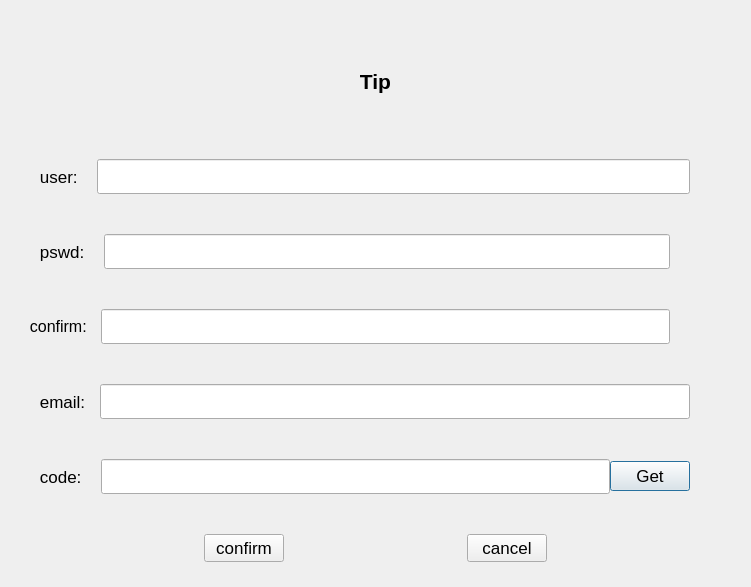
<?xml version="1.0" encoding="UTF-8"?>
<ui version="4.0">
 <class>RegisterDialog</class>
 <widget class="QDialog" name="RegisterDialog">
  <property name="geometry">
   <rect>
    <x>0</x>
    <y>0</y>
    <width>751</width>
    <height>587</height>
   </rect>
  </property>
  <property name="minimumSize">
   <size>
    <width>751</width>
    <height>587</height>
   </size>
  </property>
  <property name="maximumSize">
   <size>
    <width>751</width>
    <height>587</height>
   </size>
  </property>
  <property name="windowTitle">
   <string>Register</string>
  </property>
  <layout class="QHBoxLayout" name="horizontalLayout_2">
   <item>
    <widget class="QStackedWidget" name="stackedWidget">
     <property name="enabled">
      <bool>true</bool>
     </property>
     <property name="minimumSize">
      <size>
       <width>751</width>
       <height>587</height>
      </size>
     </property>
     <property name="maximumSize">
      <size>
       <width>751</width>
       <height>587</height>
      </size>
     </property>
     <property name="currentIndex">
      <number>0</number>
     </property>
     <widget class="QWidget" name="page1">
      <property name="minimumSize">
       <size>
        <width>751</width>
        <height>587</height>
       </size>
      </property>
      <property name="maximumSize">
       <size>
        <width>751</width>
        <height>587</height>
       </size>
      </property>
      <widget class="QWidget" name="layoutWidget">
       <property name="geometry">
        <rect>
         <x>4</x>
         <y>6</y>
         <width>721</width>
         <height>561</height>
        </rect>
       </property>
       <layout class="QVBoxLayout" name="verticalLayout">
        <property name="spacing">
         <number>0</number>
        </property>
        <property name="leftMargin">
         <number>6</number>
        </property>
        <property name="topMargin">
         <number>6</number>
        </property>
        <property name="rightMargin">
         <number>6</number>
        </property>
        <property name="bottomMargin">
         <number>6</number>
        </property>
        <item>
         <layout class="QHBoxLayout" name="horizontalLayout_6">
          <item>
           <widget class="QLabel" name="tip">
            <property name="font">
             <font>
              <pointsize>16</pointsize>
              <weight>75</weight>
              <bold>true</bold>
             </font>
            </property>
            <property name="text">
             <string>Tip</string>
            </property>
            <property name="alignment">
             <set>Qt::AlignCenter</set>
            </property>
           </widget>
          </item>
         </layout>
        </item>
        <item>
         <layout class="QHBoxLayout" name="horizontalLayout_4">
          <item>
           <widget class="QLabel" name="user_lobel">
            <property name="minimumSize">
             <size>
              <width>0</width>
              <height>75</height>
             </size>
            </property>
            <property name="maximumSize">
             <size>
              <width>16777215</width>
              <height>75</height>
             </size>
            </property>
            <property name="font">
             <font>
              <pointsize>13</pointsize>
             </font>
            </property>
            <property name="text">
             <string>    user:    </string>
            </property>
           </widget>
          </item>
          <item>
           <widget class="QLineEdit" name="user_lineedit">
            <property name="minimumSize">
             <size>
              <width>0</width>
              <height>35</height>
             </size>
            </property>
            <property name="maximumSize">
             <size>
              <width>16777215</width>
              <height>35</height>
             </size>
            </property>
            <property name="font">
             <font>
              <pointsize>12</pointsize>
             </font>
            </property>
            <property name="maxLength">
             <number>20</number>
            </property>
           </widget>
          </item>
          <item>
           <spacer name="horizontalSpacer_4">
            <property name="orientation">
             <enum>Qt::Horizontal</enum>
            </property>
            <property name="sizeType">
             <enum>QSizePolicy::Fixed</enum>
            </property>
            <property name="sizeHint" stdset="0">
             <size>
              <width>40</width>
              <height>20</height>
             </size>
            </property>
           </spacer>
          </item>
         </layout>
        </item>
        <item>
         <layout class="QHBoxLayout" name="horizontalLayout_3">
          <property name="spacing">
           <number>0</number>
          </property>
          <item>
           <widget class="QLabel" name="password_label">
            <property name="minimumSize">
             <size>
              <width>0</width>
              <height>75</height>
             </size>
            </property>
            <property name="maximumSize">
             <size>
              <width>16777215</width>
              <height>75</height>
             </size>
            </property>
            <property name="font">
             <font>
              <pointsize>13</pointsize>
             </font>
            </property>
            <property name="text">
             <string>    pswd:    </string>
            </property>
           </widget>
          </item>
          <item>
           <widget class="QLineEdit" name="password_lineedit">
            <property name="minimumSize">
             <size>
              <width>0</width>
              <height>35</height>
             </size>
            </property>
            <property name="maximumSize">
             <size>
              <width>16777215</width>
              <height>35</height>
             </size>
            </property>
            <property name="font">
             <font>
              <pointsize>12</pointsize>
             </font>
            </property>
            <property name="maxLength">
             <number>20</number>
            </property>
            <property name="echoMode">
             <enum>QLineEdit::Password</enum>
            </property>
           </widget>
          </item>
          <item>
           <widget class="ClickLabel" name="passVisible">
            <property name="minimumSize">
             <size>
              <width>20</width>
              <height>20</height>
             </size>
            </property>
            <property name="maximumSize">
             <size>
              <width>20</width>
              <height>20</height>
             </size>
            </property>
            <property name="text">
             <string/>
            </property>
           </widget>
          </item>
          <item>
           <spacer name="horizontalSpacer_5">
            <property name="orientation">
             <enum>Qt::Horizontal</enum>
            </property>
            <property name="sizeType">
             <enum>QSizePolicy::Fixed</enum>
            </property>
            <property name="sizeHint" stdset="0">
             <size>
              <width>40</width>
              <height>20</height>
             </size>
            </property>
           </spacer>
          </item>
         </layout>
        </item>
        <item>
         <layout class="QHBoxLayout" name="horizontalLayout">
          <item>
           <widget class="QLabel" name="confirm_label">
            <property name="minimumSize">
             <size>
              <width>0</width>
              <height>75</height>
             </size>
            </property>
            <property name="maximumSize">
             <size>
              <width>16777215</width>
              <height>75</height>
             </size>
            </property>
            <property name="font">
             <font>
              <pointsize>12</pointsize>
             </font>
            </property>
            <property name="text">
             <string>  confirm:   </string>
            </property>
           </widget>
          </item>
          <item>
           <widget class="QLineEdit" name="confirm_lineedit">
            <property name="minimumSize">
             <size>
              <width>0</width>
              <height>35</height>
             </size>
            </property>
            <property name="maximumSize">
             <size>
              <width>16777215</width>
              <height>35</height>
             </size>
            </property>
            <property name="font">
             <font>
              <pointsize>12</pointsize>
             </font>
            </property>
            <property name="maxLength">
             <number>20</number>
            </property>
            <property name="echoMode">
             <enum>QLineEdit::Password</enum>
            </property>
           </widget>
          </item>
          <item>
           <widget class="ClickLabel" name="confirmVisible">
            <property name="minimumSize">
             <size>
              <width>20</width>
              <height>20</height>
             </size>
            </property>
            <property name="maximumSize">
             <size>
              <width>20</width>
              <height>20</height>
             </size>
            </property>
            <property name="text">
             <string/>
            </property>
           </widget>
          </item>
          <item>
           <spacer name="horizontalSpacer_6">
            <property name="orientation">
             <enum>Qt::Horizontal</enum>
            </property>
            <property name="sizeType">
             <enum>QSizePolicy::Fixed</enum>
            </property>
            <property name="sizeHint" stdset="0">
             <size>
              <width>40</width>
              <height>20</height>
             </size>
            </property>
           </spacer>
          </item>
         </layout>
        </item>
        <item>
         <layout class="QHBoxLayout" name="horizontalLayout_9">
          <item>
           <widget class="QLabel" name="email_label">
            <property name="minimumSize">
             <size>
              <width>0</width>
              <height>75</height>
             </size>
            </property>
            <property name="maximumSize">
             <size>
              <width>16777215</width>
              <height>75</height>
             </size>
            </property>
            <property name="font">
             <font>
              <pointsize>13</pointsize>
             </font>
            </property>
            <property name="text">
             <string>    email:   </string>
            </property>
           </widget>
          </item>
          <item>
           <widget class="QLineEdit" name="email_lineedit">
            <property name="minimumSize">
             <size>
              <width>0</width>
              <height>35</height>
             </size>
            </property>
            <property name="maximumSize">
             <size>
              <width>16777215</width>
              <height>35</height>
             </size>
            </property>
            <property name="font">
             <font>
              <pointsize>13</pointsize>
             </font>
            </property>
            <property name="maxLength">
             <number>20</number>
            </property>
           </widget>
          </item>
          <item>
           <spacer name="horizontalSpacer_7">
            <property name="orientation">
             <enum>Qt::Horizontal</enum>
            </property>
            <property name="sizeType">
             <enum>QSizePolicy::Fixed</enum>
            </property>
            <property name="sizeHint" stdset="0">
             <size>
              <width>40</width>
              <height>20</height>
             </size>
            </property>
           </spacer>
          </item>
         </layout>
        </item>
        <item>
         <layout class="QHBoxLayout" name="horizontalLayout_5">
          <item>
           <widget class="QLabel" name="code_label">
            <property name="minimumSize">
             <size>
              <width>0</width>
              <height>75</height>
             </size>
            </property>
            <property name="maximumSize">
             <size>
              <width>16777215</width>
              <height>75</height>
             </size>
            </property>
            <property name="font">
             <font>
              <pointsize>13</pointsize>
             </font>
            </property>
            <property name="text">
             <string>    code:    </string>
            </property>
           </widget>
          </item>
          <item>
           <widget class="QLineEdit" name="code_lineedit">
            <property name="minimumSize">
             <size>
              <width>0</width>
              <height>35</height>
             </size>
            </property>
            <property name="maximumSize">
             <size>
              <width>16777215</width>
              <height>35</height>
             </size>
            </property>
            <property name="font">
             <font>
              <pointsize>12</pointsize>
             </font>
            </property>
            <property name="maxLength">
             <number>10</number>
            </property>
           </widget>
          </item>
          <item>
           <widget class="TimerBtn" name="get_button">
            <property name="minimumSize">
             <size>
              <width>0</width>
              <height>30</height>
             </size>
            </property>
            <property name="maximumSize">
             <size>
              <width>16777215</width>
              <height>30</height>
             </size>
            </property>
            <property name="font">
             <font>
              <pointsize>13</pointsize>
             </font>
            </property>
            <property name="text">
             <string>Get</string>
            </property>
           </widget>
          </item>
          <item>
           <spacer name="horizontalSpacer_8">
            <property name="orientation">
             <enum>Qt::Horizontal</enum>
            </property>
            <property name="sizeType">
             <enum>QSizePolicy::Fixed</enum>
            </property>
            <property name="sizeHint" stdset="0">
             <size>
              <width>40</width>
              <height>20</height>
             </size>
            </property>
           </spacer>
          </item>
         </layout>
        </item>
        <item>
         <spacer name="verticalSpacer_2">
          <property name="orientation">
           <enum>Qt::Vertical</enum>
          </property>
          <property name="sizeType">
           <enum>QSizePolicy::Fixed</enum>
          </property>
          <property name="sizeHint" stdset="0">
           <size>
            <width>20</width>
            <height>20</height>
           </size>
          </property>
         </spacer>
        </item>
        <item>
         <layout class="QHBoxLayout" name="horizontalLayout_10">
          <item>
           <spacer name="horizontalSpacer">
            <property name="orientation">
             <enum>Qt::Horizontal</enum>
            </property>
            <property name="sizeHint" stdset="0">
             <size>
              <width>40</width>
              <height>20</height>
             </size>
            </property>
           </spacer>
          </item>
          <item>
           <widget class="QPushButton" name="confirm_button">
            <property name="font">
             <font>
              <pointsize>13</pointsize>
             </font>
            </property>
            <property name="text">
             <string>confirm</string>
            </property>
           </widget>
          </item>
          <item>
           <spacer name="horizontalSpacer_3">
            <property name="orientation">
             <enum>Qt::Horizontal</enum>
            </property>
            <property name="sizeHint" stdset="0">
             <size>
              <width>40</width>
              <height>20</height>
             </size>
            </property>
           </spacer>
          </item>
          <item>
           <widget class="QPushButton" name="cancel_button">
            <property name="font">
             <font>
              <pointsize>13</pointsize>
             </font>
            </property>
            <property name="text">
             <string>cancel</string>
            </property>
           </widget>
          </item>
          <item>
           <spacer name="horizontalSpacer_2">
            <property name="orientation">
             <enum>Qt::Horizontal</enum>
            </property>
            <property name="sizeHint" stdset="0">
             <size>
              <width>40</width>
              <height>20</height>
             </size>
            </property>
           </spacer>
          </item>
         </layout>
        </item>
        <item>
         <spacer name="verticalSpacer_3">
          <property name="orientation">
           <enum>Qt::Vertical</enum>
          </property>
          <property name="sizeType">
           <enum>QSizePolicy::Fixed</enum>
          </property>
          <property name="sizeHint" stdset="0">
           <size>
            <width>20</width>
            <height>10</height>
           </size>
          </property>
         </spacer>
        </item>
       </layout>
      </widget>
     </widget>
     <widget class="QWidget" name="page_2">
      <property name="minimumSize">
       <size>
        <width>0</width>
        <height>0</height>
       </size>
      </property>
      <property name="maximumSize">
       <size>
        <width>10000</width>
        <height>10000</height>
       </size>
      </property>
      <widget class="QWidget" name="verticalLayoutWidget">
       <property name="geometry">
        <rect>
         <x>0</x>
         <y>10</y>
         <width>721</width>
         <height>561</height>
        </rect>
       </property>
       <layout class="QVBoxLayout" name="verticalLayout_4">
        <item>
         <spacer name="verticalSpacer_4">
          <property name="orientation">
           <enum>Qt::Vertical</enum>
          </property>
          <property name="sizeType">
           <enum>QSizePolicy::Fixed</enum>
          </property>
          <property name="sizeHint" stdset="0">
           <size>
            <width>20</width>
            <height>100</height>
           </size>
          </property>
         </spacer>
        </item>
        <item>
         <layout class="QHBoxLayout" name="horizontalLayout_23">
          <item>
           <spacer name="horizontalSpacer_9">
            <property name="orientation">
             <enum>Qt::Horizontal</enum>
            </property>
            <property name="sizeHint" stdset="0">
             <size>
              <width>40</width>
              <height>20</height>
             </size>
            </property>
           </spacer>
          </item>
          <item>
           <widget class="QLabel" name="returnLabel">
            <property name="sizePolicy">
             <sizepolicy hsizetype="Preferred" vsizetype="Preferred">
              <horstretch>0</horstretch>
              <verstretch>0</verstretch>
             </sizepolicy>
            </property>
            <property name="maximumSize">
             <size>
              <width>10000</width>
              <height>10000</height>
             </size>
            </property>
            <property name="font">
             <font>
              <pointsize>12</pointsize>
              <weight>75</weight>
              <bold>true</bold>
             </font>
            </property>
            <property name="layoutDirection">
             <enum>Qt::LeftToRight</enum>
            </property>
            <property name="text">
             <string>注册成功，还有 5 秒返回登录界面</string>
            </property>
           </widget>
          </item>
          <item>
           <spacer name="horizontalSpacer_10">
            <property name="orientation">
             <enum>Qt::Horizontal</enum>
            </property>
            <property name="sizeHint" stdset="0">
             <size>
              <width>40</width>
              <height>20</height>
             </size>
            </property>
           </spacer>
          </item>
         </layout>
        </item>
        <item>
         <spacer name="verticalSpacer">
          <property name="orientation">
           <enum>Qt::Vertical</enum>
          </property>
          <property name="sizeHint" stdset="0">
           <size>
            <width>20</width>
            <height>40</height>
           </size>
          </property>
         </spacer>
        </item>
        <item>
         <layout class="QHBoxLayout" name="horizontalLayout_24">
          <item>
           <widget class="QPushButton" name="returnButton">
            <property name="enabled">
             <bool>true</bool>
            </property>
            <property name="minimumSize">
             <size>
              <width>150</width>
              <height>50</height>
             </size>
            </property>
            <property name="maximumSize">
             <size>
              <width>150</width>
              <height>50</height>
             </size>
            </property>
            <property name="text">
             <string>返回</string>
            </property>
           </widget>
          </item>
         </layout>
        </item>
        <item>
         <spacer name="verticalSpacer_5">
          <property name="orientation">
           <enum>Qt::Vertical</enum>
          </property>
          <property name="sizeHint" stdset="0">
           <size>
            <width>20</width>
            <height>40</height>
           </size>
          </property>
         </spacer>
        </item>
       </layout>
      </widget>
     </widget>
    </widget>
   </item>
  </layout>
 </widget>
 <customwidgets>
  <customwidget>
   <class>ClickLabel</class>
   <extends>QLabel</extends>
   <header>clicklabel.h</header>
  </customwidget>
  <customwidget>
   <class>TimerBtn</class>
   <extends>QPushButton</extends>
   <header>timerbtn.h</header>
  </customwidget>
 </customwidgets>
 <resources/>
 <connections/>
</ui>
